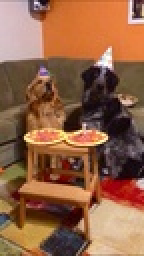
%> input picture Take2/dogs.jpeg, 72 x 128 px, shrunk from 576 x 1024 before the run (shown 2 times larger)
$ octave Saturation.m   (GNU Octave 9; MATLAB toolbox functions it lacks are replaced by stand-ins)
%> lines starting %> are read from the running program, lines starting %| are printed output that depends on the picture
### Take2/LogisticRandomSequence.m
function Sequence = LogisticRandomSequence(Length,Mu,X0)
%Generates random sequences of floats between 0 and 1 using logistic map
%with seed 3.9 < Mu < 4.0 and 0 < X0 < 1

Sequence = zeros(1,Length);
Sequence(1) = X0;
for i=1:Length-1
    Sequence(i+1) = Mu*Sequence(i)*(1-Sequence(i));
end

end

### Take2/Saturation.m
clc
close all
clear

RGBImage = imread('dogs.jpeg');
%> RGBImage is the input picture: size 128x72x3 uint8; mean R, G, B 144.5, 98, 69.9
Image = rgb2gray(RGBImage);
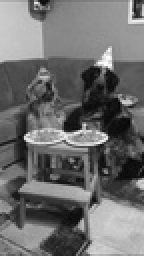
%> Image: size 128x72 uint8 (shown 2 times larger); min 6, max 254, mean 108.7
Height = size(Image,1);
%> Height = 128
Width = size(Image,2);
%> Width = 72

Simulations = 1e2;
Iterations = 1e2;
LifeSaturation = zeros(Simulations,Iterations);
FredSaturation = zeros(Simulations,Iterations);

for n = 1:Simulations
	Password = [3.9+0.1*rand(),rand()];
	Mu = Password(1); %Logistic Map parameter: 3.9 < Mu < 4.0
	X0 = Password(2); %Logistic Map initial value: 0 < X0 < 1
	Sequence = LogisticRandomSequence(Height*Width,Mu,X0);
	LifeBoard = reshape(round(Sequence),size(Image));
	FredBoard = reshape(round(Sequence),size(Image));
    	LifeAlreadyOn = zeros(size(Image));
    	FredAlreadyOn = zeros(size(Image));
	for t = 1:Iterations
		LifeAlreadyOn = LifeAlreadyOn | LifeBoard;
		FredAlreadyOn = FredAlreadyOn | FredBoard;
        	LifeBoard = Evolve(LifeBoard,"Life");
        	FredBoard = Evolve(FredBoard,"Fredkin");
		LifeSaturation(n,t) = sum(LifeAlreadyOn,'all');
		FredSaturation(n,t) = sum(FredAlreadyOn,'all');
        fprintf("Simulations %.1f%%, Iterations %.1f%%\n",...
            n/Simulations*100,t/Iterations*100)
	end
end
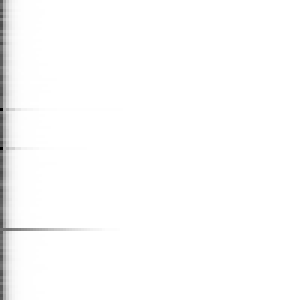
%> FredSaturation: size 100x100 double (shown 3 times larger); min 2868, max 9216, mean 9130.7; drawn with min black and max white
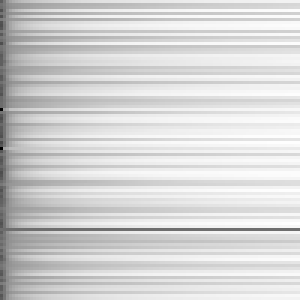
%> LifeSaturation: size 100x100 double (shown 3 times larger); min 2868, max 9062, mean 8063.8; drawn with min black and max white
%%
% LifeSaturation = LifeSaturation/(Height*Width);
% FredSaturation = FredSaturation/(Height*Width);

set(0,'defaultAxesFontSize',18)
set(0,'defaultTextInterpreter','latex')
set(0,'defaultLegendInterpreter','latex')
set(groot, 'defaultLineMarkerSize', 2)
figure(1)
t = tiledlayout(2,2);
nexttile
errorbar(mean(LifeSaturation), std(LifeSaturation))
xlabel("t")
ylabel("y")
title("Life")
nexttile
errorbar(mean(FredSaturation), std(FredSaturation))
xlabel("t")
ylabel("y")
title("Fredkin")
nexttile
errorbar(log(1-mean(LifeSaturation)), std(LifeSaturation))
xlabel("t")
ylabel("log(1-y)")
title("Life (log)")
nexttile
errorbar(log(1-mean(FredSaturation)), std(FredSaturation))
xlabel("t")
ylabel("log(1-y)")
title("Fredkin (log)" )

title(t,"Percentuale di celle attivate almeno una volta al tempo t","fontsize",24,"Interpreter","latex")
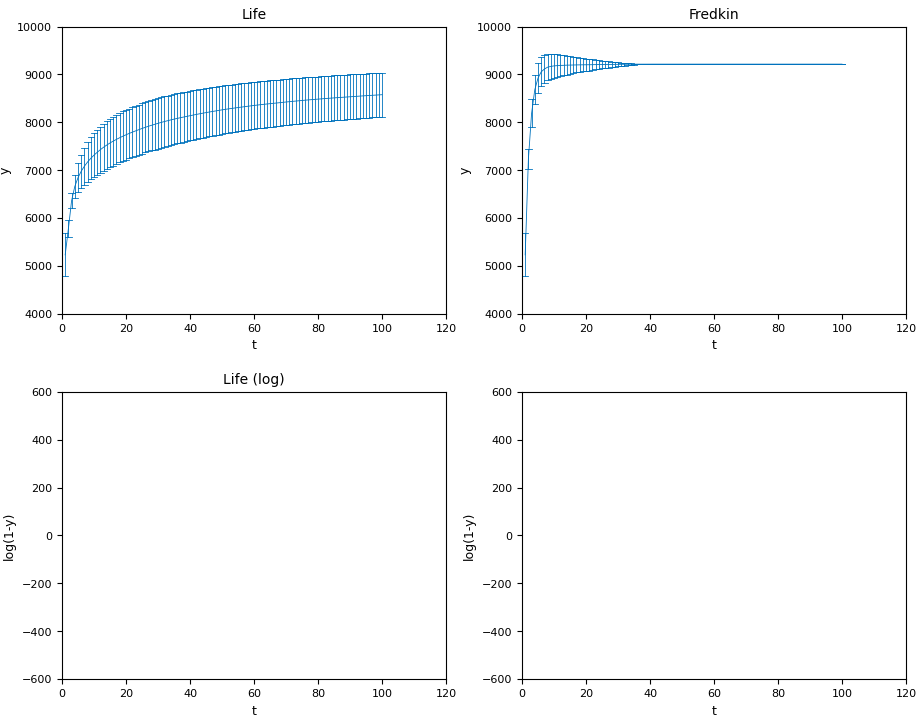
%> figure redrawn from the program's plot data, 4 panels; panel 1: highest point at x = 100, y = 9036.3; panel 1: curve peaks at x = 100, y = 8577.3; panel 2: highest point at x = 9, y = 9434.4; panel 2: curve peaks at x = 42, y = 9216
